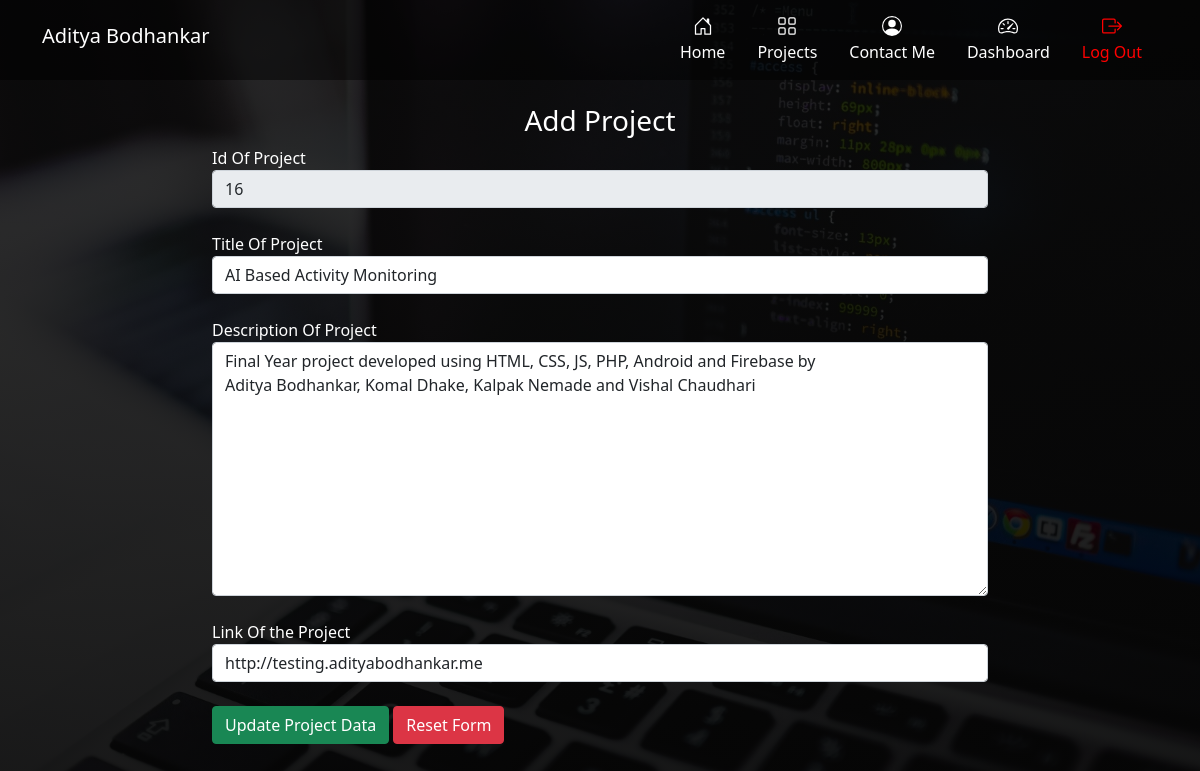
The page /edit-project.php?id=16 (signed in) on the database its author committed.
### tables this page shows
CREATE TABLE `projects` (
  `_id` int(11) NOT NULL,
  `title` varchar(50) NOT NULL,
  `description` varchar(250) NOT NULL,
  `link` varchar(100) NOT NULL,
  `cover` varchar(100) NOT NULL,
  `author` varchar(50) NOT NULL,
  `timestamp` varchar(50) NOT NULL
);

### edit-project.php (the view, shortened to what this page needs)
<?php
$id = "-1";
if (isset($_GET['id'])) {
    $id = $_GET['id'];
} else {
    echo "<script>document.location='./';</script>";
    exit;
}
include "./database.php";
$query = "SELECT * FROM projects WHERE _id=$id";
$result = mysqli_query($conn, $query);
$projectData = [];
if ($result) {
    while ($row = mysqli_fetch_row($result)) {
        $projectData = $row;
    }
} else {
    echo "<script>console.log('edit fetch fail');console.log(\"" . mysqli_error($conn) . "\");</script>";
}
?>
<?php include "./header.php"; ?>
<div class="container" style="max-width: 800px;">
    <br>
    <center>
        <h3>
            Add Project
        </h3>
    </center>
    <form action="./edit-project.php" method="post" enctype="multipart/form-data">
        <div class="form-group">
            <label for="id">Id Of Project</label>
            <input type="text" name="id" id="id" class="form-control" value="<?php echo $projectData[0]; ?>" required readonly>
        </div><br>
        <div class="form-group">
            <label for="title">Title Of Project</label>
            <input type="text" name="title" id="title" class="form-control" placeholder="Enter Title Of Project" value="<?php echo $projectData[1]; ?>" required>
        </div><br>
        <div class="form-group">
            <label for="description">Description Of Project</label>
            <textarea name="description" id="description" cols="30" rows="10" class="form-control" placeholder="Enter Description Of Project"><?php echo $projectData[2]; ?></textarea>
        </div><br>
        <div class="form-group">
            <label for="link">Link Of the Project</label>
            <input type="url" name="link" id="link" class="form-control" required placeholder="Enter URL of Site" value="<?php echo $projectData[3]; ?>">
        </div><br>
        <div class="form-group">
            <input type="submit" value="Update Project Data" class="btn btn-success">
            <input type="reset" value="Reset Form" class="btn btn-danger">
        </div>
    </form>
</div>
<br>
<?php include "./footer.php"; ?>

### header.php (style rules this page uses)
html { scroll-behavior: smooth; }
* { color: white; }
body { font-family: 'Montserrat', sans-serif; background: linear-gradient(rgba(1, 1, 1, 0.8), rgba(1, 1, 1, 0.9)), url("./images/background.jpg"); background-color: #5e5e5e; background-position: center; background-attachment: fixed; background-repeat: no-repeat; background-size: cover; color: #FFFFFF; }

### rows shown on the page
projects: id "16", title "AI Based Activity Monitoring", description "Final Year project developed using HTML, CSS, JS, PHP, Android and Firebase by Aditya Bodhankar, Komal Dhake, Kalpak Nemade and Vishal Chaudhari", link "http://testing.adityabodhankar.me"
